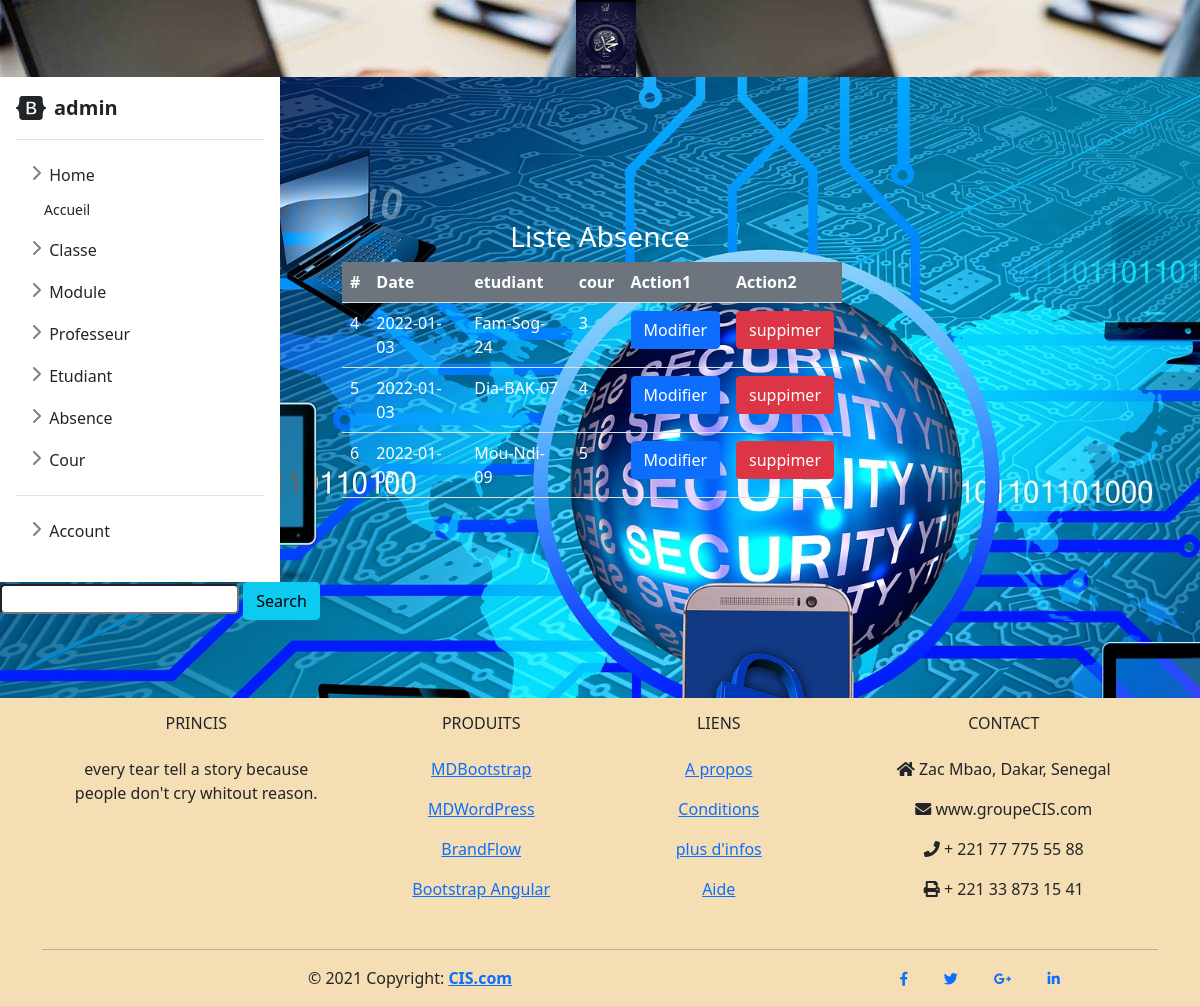
The page /?page=abs (signed in) on the database its author committed.
### tables this page shows
CREATE TABLE `absence` (
  `idA` int(11) NOT NULL,
  `dateA` date NOT NULL,
  `matriculeE` varchar(50) NOT NULL,
  `idC` int(11) NOT NULL
);

### Model/absence.php (called while the page is built, shortened)
<?php
    function listAbs(){
        $sql = "SELECT * FROM absence ";
        return executeSQL($sql);
    }
?>

### Model/db.php (called while the page is built)
<?php
    function getConnexion(){
        $host="localhost";
        $user="root";
        $password="";
        $dbname="projet";
        $con = mysqli_connect($host,$user,$password,$dbname);
        return $con;
    }
    function executeSQL($sql){
        $exe = mysqli_query(getConnexion(),$sql);
        return $exe;
    }
?>

### View/absence/abs.php (the view, shortened to what this page needs)
<!DOCTYPE html>
<html lang="en">
<head>
    <link rel="stylesheet" href="../../style/bootstrap-5.0.0-beta2-dist/css/bootstrap.min.css">
    <link rel="stylesheet" href="https://cdnjs.cloudflare.com/ajax/libs/font-awesome/5.1.1/css/all.css">
</head>
<body>
    <form method="GET" action="?page=abs">
        <input type="text" name="key" style="border-radius: 5px;">
        <button type="submit" class="btn btn-info">Search</button>
    </form>
    <div class="container col-md-6_col md-offset-3 " style="margin-top: -450px;">
        <div class="panel panel-info" style="margin-top: 50px;">
            <div class="panel-heading" style="text-align: center; color: white;"><h3>Liste Absence</h3></div>
            <div class="panel-body">
                <table class="table table-condensed table-novel table-hover" style="color: white; width: 500px; margin-left: 300px;">
                    <tr class="bg-secondary">
                        <th>#</th>
                        <th>Date</th>
                        <th>etudiant</th>
                        <th>cour</th>
                        <th>Action1</th>
                        <th>Action2</th>
                    </tr>
                    <?php
                    $liste = listAbs();
                        while ($tab = mysqli_fetch_row($liste)) {
                            echo "<tr>
                                    <td>$tab[0]</td>
                                    <td>$tab[1]</td>
                                    <td>$tab[2]</td>
                                    <td>$tab[3]</td>
                                    <td><a href='?page=editabs&ok=$tab[0]' class='btn btn-primary'>Modifier</a></td>
                                    <td><a onclick = 'return confirmation();' class='btn btn-danger' href='Controller/absence.php?ok=$tab[0]'>suppimer</a></td>
                                 </tr>";
                        }
                    ?>
                </table>
            </div>
        </div>
    </div>
    <div>
    </div>
</body>
</html>

### Style/sidebars.css (style rules this page uses)
body { min-height: 100vh; min-height: -webkit-fill-available; }
html { height: -webkit-fill-available; }

### rows shown on the page
absence: idA "4", dateA "2022-01-03", matriculeE "Fam-Sog-24", idC "3"
absence: idA "5", dateA "2022-01-03", matriculeE "Dia-BAK-07", idC "4"
absence: idA "6", dateA "2022-01-03", matriculeE "Mou-Ndi-09", idC "5"

### other values the page prints
$_SESSION['login'] "admin"
